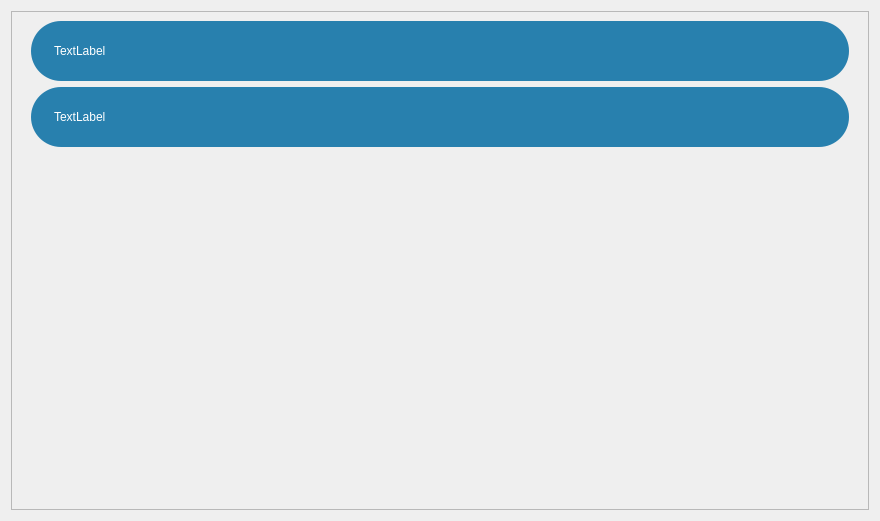
          <widget class="QWidget" name="scrollArea_feedback_3_5">
           <property name="geometry">
            <rect>
             <x>0</x>
             <y>0</y>
             <width>880</width>
             <height>521</height>
            </rect>
           </property>
           <layout class="QVBoxLayout" name="verticalLayout_51">
            <item>
             <widget class="QFrame" name="frm_scroll_3_5">
              <property name="minimumSize">
               <size>
                <width>0</width>
                <height>470</height>
               </size>
              </property>
              <property name="maximumSize">
               <size>
                <width>16777215</width>
                <height>16777215</height>
               </size>
              </property>
              <property name="frameShape">
               <enum>QFrame::StyledPanel</enum>
              </property>
              <property name="frameShadow">
               <enum>QFrame::Raised</enum>
              </property>
              <layout class="QVBoxLayout" name="verticalLayout_52">
               <item>
                <layout class="QVBoxLayout" name="verticalLayout_53">
                 <item>
                  <widget class="QLabel" name="label_5">
                   <property name="minimumSize">
                    <size>
                     <width>0</width>
                     <height>60</height>
                    </size>
                   </property>
                   <property name="maximumSize">
                    <size>
                     <width>16777215</width>
                     <height>60</height>
                    </size>
                   </property>
                   <property name="styleSheet">
                    <string notr="true">*{
background-color: #2880AE;
border-radius: 30px;
padding: 0 0 0 20px;
font: 12pt &quot;Segoe UI&quot;;
color: #ffffff;
margin: 0 10px 0 10px;
}</string>
                   </property>
                   <property name="text">
                    <string>TextLabel</string>
                   </property>
                  </widget>
                 </item>
                 <item>
                  <widget class="QLabel" name="label_6">
                   <property name="minimumSize">
                    <size>
                     <width>0</width>
                     <height>60</height>
                    </size>
                   </property>
                   <property name="maximumSize">
                    <size>
                     <width>16777215</width>
                     <height>60</height>
                    </size>
                   </property>
                   <property name="styleSheet">
                    <string notr="true">*{
background-color: #2880AE;
border-radius: 30px;
padding: 0 0 0 20px;
font: 12pt &quot;Segoe UI&quot;;
color: #ffffff;
margin: 0 10px 0 10px;
}</string>
                   </property>
                   <property name="text">
                    <string>TextLabel</string>
                   </property>
                  </widget>
                 </item>
                 <item>
                  <spacer name="verticalSpacer_2">
                   <property name="orientation">
                    <enum>Qt::Vertical</enum>
                   </property>
                   <property name="sizeHint" stdset="0">
                    <size>
                     <width>20</width>
                     <height>40</height>
                    </size>
                   </property>
                  </spacer>
                 </item>
                </layout>
               </item>
              </layout>
             </widget>
            </item>
           </layout>
          </widget>
